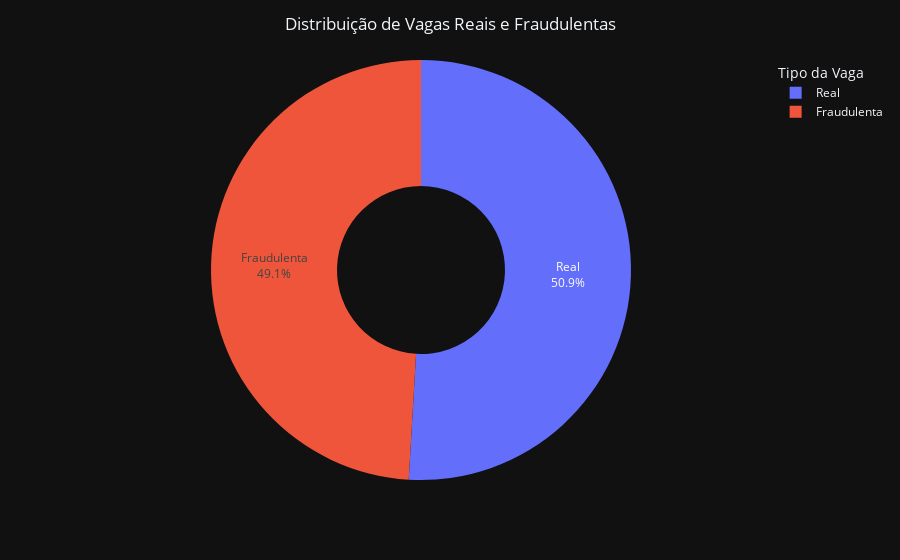

Notebook code for this chart:
### Markdown cell above
## 1. Análise de Balanceamento das Classes
### 1.1 Distribuição de Vagas Reais e Fraudulentas

Esta análise tem como objetivo avaliar a proporção entre vagas classificadas como reais e fraudulentas no conjunto de dados.
A verificação do balanceamento entre as classes é fundamental, pois desequilíbrios significativos podem impactar análises estatísticas,
interpretações dos dados e o desempenho de modelos de classificação em etapas futuras.

### Code cell
fraud_dist = (
    df_silver
    .groupBy("is_fake")
    .count()
    .toPandas()
)

fraud_dist["Tipo"] = fraud_dist["is_fake"].map({
    True: "Fraudulenta",
    False: "Real"
})

fig = px.pie(
    fraud_dist,
    names="Tipo",
    values="count",
    hole=0.4
)

fig.update_traces(
    textinfo="percent+label",
    textposition="inside"
)

fig.update_layout(
    legend_title_text="Tipo da Vaga",
    title="Distribuição de Vagas Reais e Fraudulentas",
    title_x=0.5
)

fig.show()

### Figure 1 — Plotly figure (JSON) as saved in the notebook; plotly's stock layout.template omitted (floating-point values rounded to 4 significant figures)
{"data": [{"domain": {"x": [0.0, 1.0], "y": [0.0, 1.0]}, "hole": 0.4, "hovertemplate": "Tipo=%{label}<br>count=%{value}<extra></extra>", "labels": ["Fraudulenta", "Real"], "legendgroup": "", "name": "", "showlegend": true, "values": [1472, 1528], "type": "pie", "textinfo": "percent+label", "textposition": "inside"}], "layout": {"legend": {"tracegroupgap": 0, "title": {"text": "Tipo da Vaga"}}, "margin": {"t": 60}, "title": {"text": "Distribuição de Vagas Reais e Fraudulentas", "x": 0.5}}}
